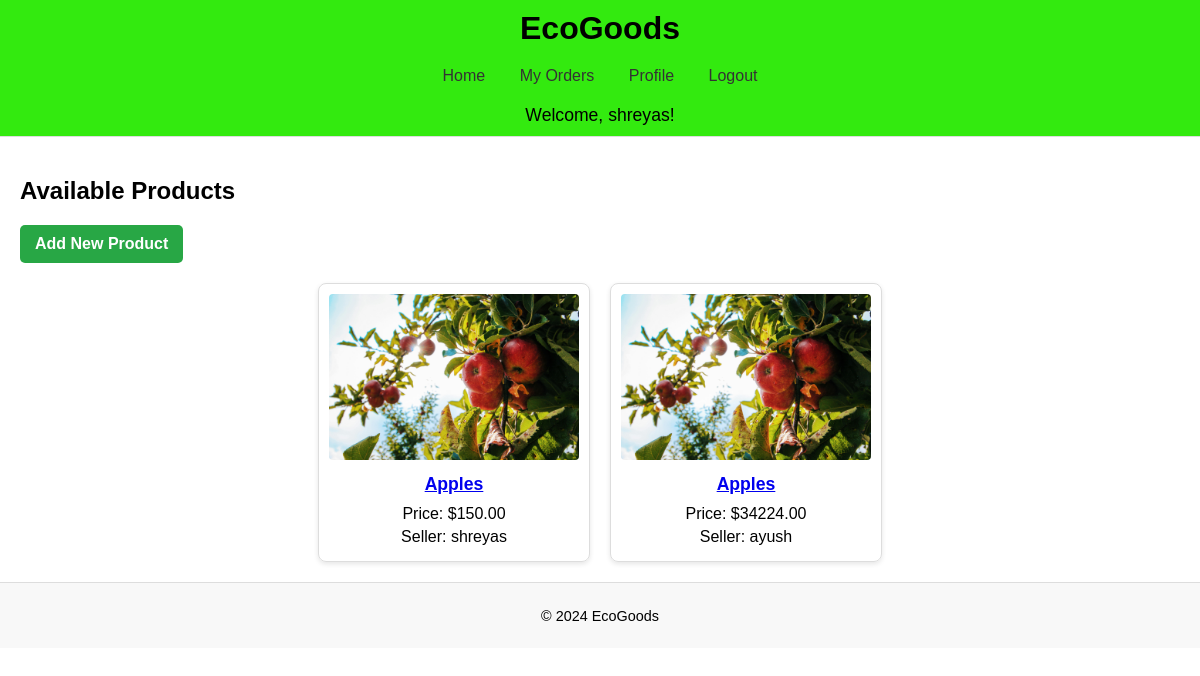
Before: / (signed in) with the older database file.
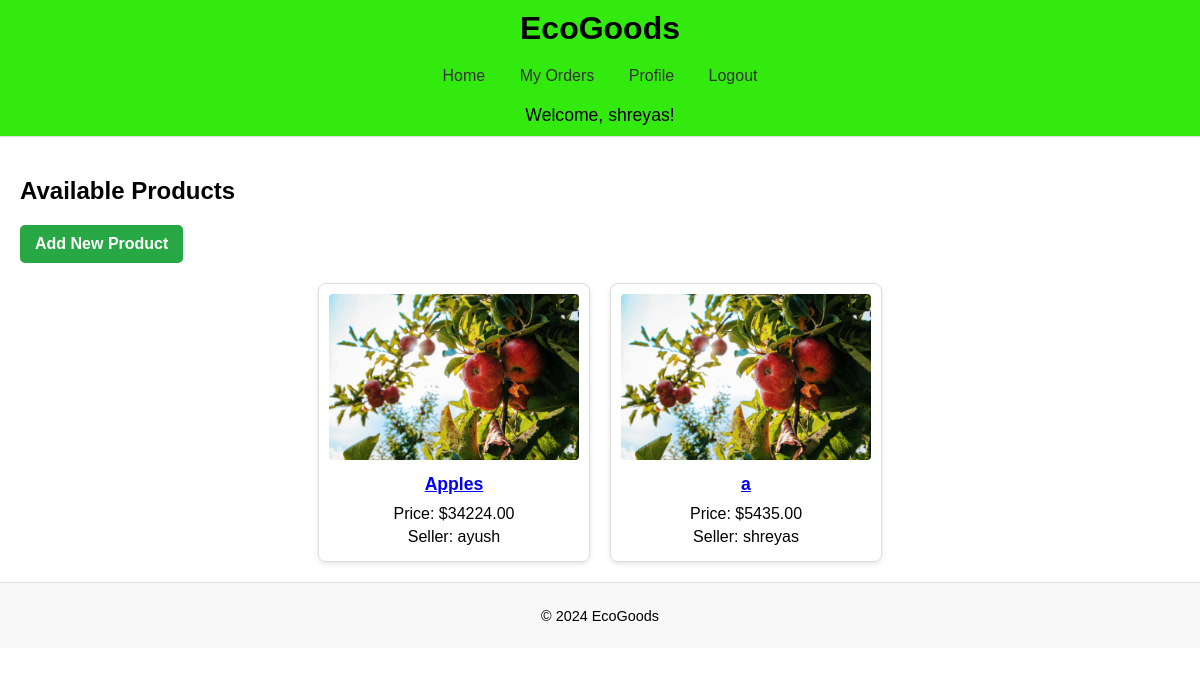
After: the same page with the newer database file.
### products/models.py (models this page shows, shortened)
class Product(models.Model):
    name = models.CharField(max_length=100)
    photo = models.ImageField(upload_to='product_photos/')
    price = models.DecimalField(max_digits=10, decimal_places=2)
    description = models.TextField()
    category = models.ForeignKey(Category, on_delete=models.CASCADE)
    seller = models.ForeignKey(User, on_delete=models.CASCADE)
    is_sold = models.BooleanField(default=False)

### products/views.py (the view)
# urls.py: path('', index, name='index'),
def index(request):
    if not request.user.is_authenticated:
        return redirect('login')  # Redirect to login page if user is not authenticated
    products = Product.objects.filter(is_sold=False)
    return render(request, 'index.html', {'products': products})

### templates/index.html
{% extends 'base.html' %}
{% block content %}
<h2>Available Products</h2>
{% if user.is_authenticated %}
    <a href="{% url 'add_product' %}" class="btn btn-add">Add New Product</a>
{% endif %}
<div class="products">
    {% if products %}
        {% for product in products %}
            <div class="product-item">
                <a href="{% url 'product_detail' product.pk %}">
                    <img src="{{ product.photo.url }}" alt="{{ product.name }}" class="product-image">
                    <h3>{{ product.name }}</h3>
                </a>
                <p>Price: ${{ product.price }}</p>
                <p>Seller: {{ product.seller.username }}</p>
            </div>
        {% endfor %}
    {% else %}
        <p>No products available.</p>
    {% endif %}
</div>
{% endblock %}

Changed rows visible on the page:
removed Product: photo (picture), name "Apples", price "150.00", seller.username "shreyas"
added Product: photo (picture), name "a", price "5435.00", seller.username "shreyas"
